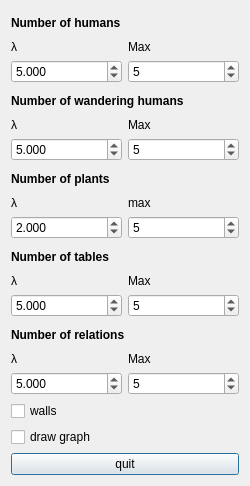
<?xml version="1.0" encoding="UTF-8"?>
<ui version="4.0">
 <class>guiDlg</class>
 <widget class="QDialog" name="guiDlg">
  <property name="geometry">
   <rect>
    <x>0</x>
    <y>0</y>
    <width>250</width>
    <height>486</height>
   </rect>
  </property>
  <property name="sizePolicy">
   <sizepolicy hsizetype="Fixed" vsizetype="Fixed">
    <horstretch>0</horstretch>
    <verstretch>0</verstretch>
   </sizepolicy>
  </property>
  <property name="windowTitle">
   <string>Configuration</string>
  </property>
  <layout class="QVBoxLayout" name="verticalLayout">
   <item>
    <widget class="QLabel" name="label_nhumans">
     <property name="font">
      <font>
       <weight>75</weight>
       <bold>true</bold>
      </font>
     </property>
     <property name="text">
      <string>Number of humans</string>
     </property>
    </widget>
   </item>
   <item>
    <layout class="QGridLayout" name="gridLayout">
     <item row="0" column="0">
      <widget class="QLabel" name="label_min_nhumans">
       <property name="text">
        <string>λ</string>
       </property>
      </widget>
     </item>
     <item row="1" column="1">
      <widget class="QSpinBox" name="nhumans_max">
       <property name="maximum">
        <number>20</number>
       </property>
       <property name="value">
        <number>5</number>
       </property>
      </widget>
     </item>
     <item row="0" column="1">
      <widget class="QLabel" name="label_max_nhumans">
       <property name="text">
        <string>Max</string>
       </property>
      </widget>
     </item>
     <item row="1" column="0">
      <widget class="QDoubleSpinBox" name="nhumans_lambda">
       <property name="decimals">
        <number>3</number>
       </property>
       <property name="maximum">
        <double>10.000000000000000</double>
       </property>
       <property name="singleStep">
        <double>0.100000000000000</double>
       </property>
       <property name="value">
        <double>5.000000000000000</double>
       </property>
      </widget>
     </item>
    </layout>
   </item>
   <item>
    <widget class="QLabel" name="label_nwandhumans">
     <property name="font">
      <font>
       <weight>75</weight>
       <bold>true</bold>
      </font>
     </property>
     <property name="text">
      <string>Number of wandering humans</string>
     </property>
    </widget>
   </item>
   <item>
    <layout class="QGridLayout" name="gridLayout_2">
     <item row="0" column="1">
      <widget class="QLabel" name="label_max_nwandhumans">
       <property name="text">
        <string>Max</string>
       </property>
      </widget>
     </item>
     <item row="0" column="0">
      <widget class="QLabel" name="label_min_nwandhumans">
       <property name="text">
        <string>λ</string>
       </property>
      </widget>
     </item>
     <item row="1" column="1">
      <widget class="QSpinBox" name="nwandhumans_max">
       <property name="maximum">
        <number>20</number>
       </property>
       <property name="value">
        <number>5</number>
       </property>
      </widget>
     </item>
     <item row="1" column="0">
      <widget class="QDoubleSpinBox" name="nwandhumans_lambda">
       <property name="decimals">
        <number>3</number>
       </property>
       <property name="maximum">
        <double>10.000000000000000</double>
       </property>
       <property name="singleStep">
        <double>0.100000000000000</double>
       </property>
       <property name="value">
        <double>5.000000000000000</double>
       </property>
      </widget>
     </item>
    </layout>
   </item>
   <item>
    <widget class="QLabel" name="label_nplants">
     <property name="font">
      <font>
       <weight>75</weight>
       <bold>true</bold>
      </font>
     </property>
     <property name="text">
      <string>Number of plants</string>
     </property>
    </widget>
   </item>
   <item>
    <layout class="QGridLayout" name="gridLayout_3">
     <item row="1" column="0">
      <widget class="QLabel" name="label_min_nplants">
       <property name="text">
        <string>λ</string>
       </property>
      </widget>
     </item>
     <item row="1" column="1">
      <widget class="QLabel" name="label_max_nplants">
       <property name="text">
        <string>max</string>
       </property>
      </widget>
     </item>
     <item row="2" column="1">
      <widget class="QSpinBox" name="nplants_max">
       <property name="maximum">
        <number>20</number>
       </property>
       <property name="value">
        <number>5</number>
       </property>
      </widget>
     </item>
     <item row="2" column="0">
      <widget class="QDoubleSpinBox" name="nplants_lambda">
       <property name="decimals">
        <number>3</number>
       </property>
       <property name="maximum">
        <double>10.000000000000000</double>
       </property>
       <property name="singleStep">
        <double>0.100000000000000</double>
       </property>
       <property name="value">
        <double>2.000000000000000</double>
       </property>
      </widget>
     </item>
    </layout>
   </item>
   <item>
    <widget class="QLabel" name="label_nplants_2">
     <property name="font">
      <font>
       <weight>75</weight>
       <bold>true</bold>
      </font>
     </property>
     <property name="text">
      <string>Number of tables</string>
     </property>
    </widget>
   </item>
   <item>
    <layout class="QGridLayout" name="gridLayout_4">
     <item row="0" column="0">
      <widget class="QLabel" name="label_min_ntables">
       <property name="text">
        <string>λ</string>
       </property>
      </widget>
     </item>
     <item row="0" column="1">
      <widget class="QLabel" name="label_max_ntables">
       <property name="text">
        <string>Max</string>
       </property>
      </widget>
     </item>
     <item row="1" column="1">
      <widget class="QSpinBox" name="ntables_max">
       <property name="maximum">
        <number>20</number>
       </property>
       <property name="value">
        <number>5</number>
       </property>
      </widget>
     </item>
     <item row="1" column="0">
      <widget class="QDoubleSpinBox" name="ntables_lambda">
       <property name="decimals">
        <number>3</number>
       </property>
       <property name="maximum">
        <double>10.000000000000000</double>
       </property>
       <property name="singleStep">
        <double>0.100000000000000</double>
       </property>
       <property name="value">
        <double>5.000000000000000</double>
       </property>
      </widget>
     </item>
    </layout>
   </item>
   <item>
    <widget class="QLabel" name="label_nrelations">
     <property name="font">
      <font>
       <weight>75</weight>
       <bold>true</bold>
      </font>
     </property>
     <property name="text">
      <string>Number of relations</string>
     </property>
    </widget>
   </item>
   <item>
    <layout class="QGridLayout" name="gridLayout_5">
     <item row="0" column="1">
      <widget class="QLabel" name="label_max_nrelations">
       <property name="text">
        <string>Max</string>
       </property>
      </widget>
     </item>
     <item row="0" column="0">
      <widget class="QLabel" name="label_min_nrelations">
       <property name="text">
        <string>λ</string>
       </property>
      </widget>
     </item>
     <item row="1" column="1">
      <widget class="QSpinBox" name="nrelations_max">
       <property name="maximum">
        <number>20</number>
       </property>
       <property name="value">
        <number>5</number>
       </property>
      </widget>
     </item>
     <item row="1" column="0">
      <widget class="QDoubleSpinBox" name="nrelations_lambda">
       <property name="decimals">
        <number>3</number>
       </property>
       <property name="maximum">
        <double>10.000000000000000</double>
       </property>
       <property name="singleStep">
        <double>0.100000000000000</double>
       </property>
       <property name="value">
        <double>5.000000000000000</double>
       </property>
      </widget>
     </item>
    </layout>
   </item>
   <item>
    <widget class="QCheckBox" name="include_walls">
     <property name="text">
      <string>walls</string>
     </property>
    </widget>
   </item>
   <item>
    <widget class="QCheckBox" name="draw_graph">
     <property name="text">
      <string>draw graph</string>
     </property>
    </widget>
   </item>
   <item>
    <widget class="QPushButton" name="quitButton">
     <property name="text">
      <string>quit</string>
     </property>
    </widget>
   </item>
  </layout>
 </widget>
 <resources/>
 <connections/>
</ui>
